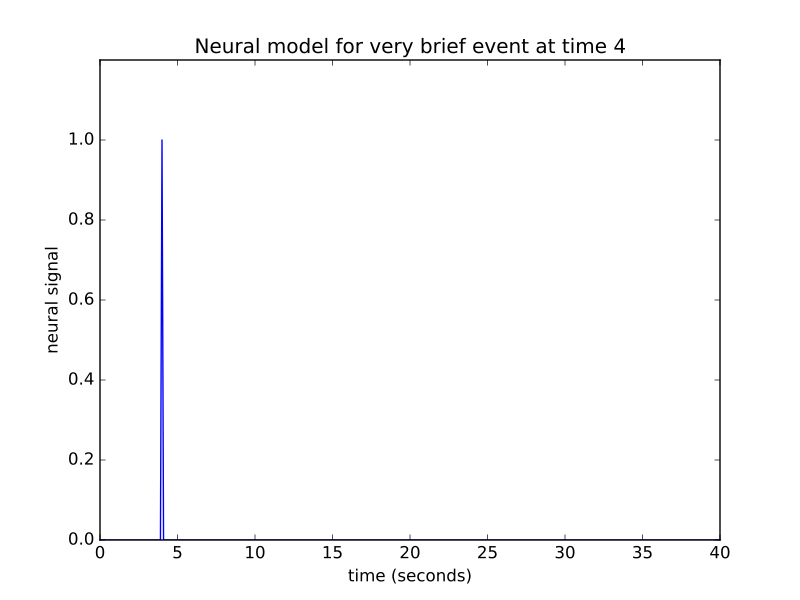

Generate this figure with Python:
neural_signal = np.zeros(n_time_points)
i_time_4 = np.where(times == 4)[0][0]  # index of value 4 in "times"
neural_signal[i_time_4] = 1  # A single spike at time == 4
plt.plot(times, neural_signal)
# [...]
plt.xlabel('time (seconds)')
# <...>
plt.ylabel('neural signal')
# <...>
plt.ylim(0, 1.2)
# (...)
plt.title("Neural model for very brief event at time 4")
# <...>
